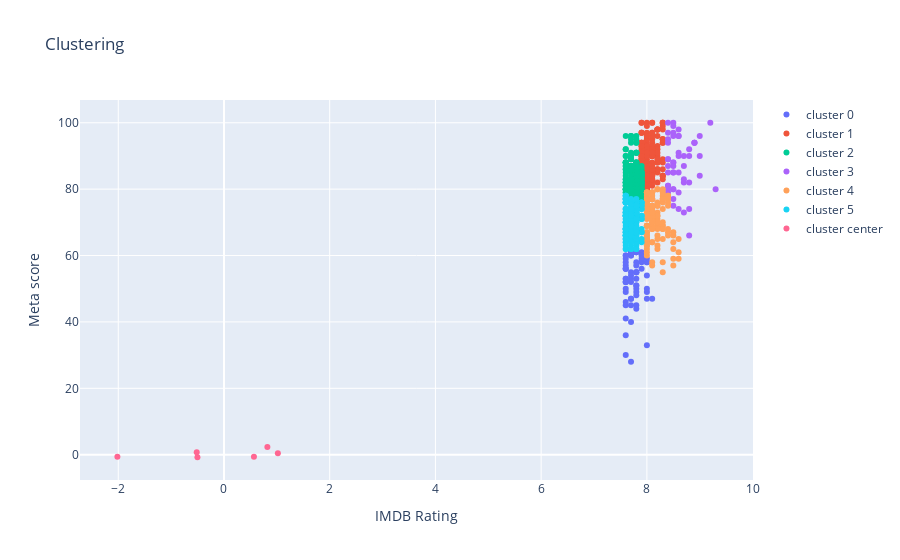

Notebook code cell kept with this figure:
### Code cell
plot_data = []
for clus in set(data_km['cluster']):
    df = data_km[data_km['cluster'] == clus]
    plot_data.append(go.Scatter(x= df['IMDB_Rating'], y= df['Meta_score'], 
                                # text=df["name"], 
                                name = 'cluster ' + str(clus), mode = 'markers'))

# Added the following for cluster centers
df_cc = pd.DataFrame(km.cluster_centers_)
plot_data.append(go.Scatter(x= df_cc[1], y= df_cc[0], 
                            # text=df["name"], 
                            name = 'cluster center', mode = 'markers'))

layout = go.Layout(xaxis = dict(title='IMDB Rating'), yaxis = dict(title= 'Meta score'), 
                   title = 'Clustering')
fig = go.Figure(data= plot_data, layout=layout)
plotly.offline.iplot(fig)

### Figure 1 — Plotly figure (JSON) as saved in the notebook; plotly's stock layout.template omitted (floating-point values rounded to 4 significant figures; data arrays with more than 128 entries replaced by an {"elided": "..."} marker saying what was removed)
{"data": [{"mode": "markers", "name": "cluster 0", "type": "scatter", "x": [8.1, 8, 8, 8, 8, 8, 8, 8, 8, 7.9, 7.9, 7.9, 7.9, 7.9, 7.8, 7.8, 7.8, 7.8, 7.8, 7.8, 7.8, 7.8, 7.8, 7.8, 7.8, 7.8, 7.8, 7.8, 7.8, 7.8, 7.7, 7.7, 7.7, 7.7, 7.7, 7.7, 7.7, 7.7, 7.7, 7.7, 7.7, 7.7, 7.7, 7.6, 7.6, 7.6, 7.6, 7.6, 7.6, 7.6, 7.6, 7.6, 7.6, 7.6, 7.6, 7.6, 7.6, 7.6, 7.6, 7.6, 7.6, 7.6, 7.6], "y": [47, 49, 50, 33, 54, 58, 47, 59, 58, 58, 56, 61, 59, 60, 55, 49, 51, 55, 58, 51, 53, 61, 48, 44, 61, 50, 55, 57, 45, 61, 60, 40, 45, 53, 61, 47, 55, 28, 60, 52, 47, 54, 61, 60, 57, 53, 36, 52, 56, 46, 45, 56, 30, 52, 53, 41, 49, 52, 58, 56, 60, 59, 50]}, {"mode": "markers", "name": "cluster 1", "type": "scatter", "x": {"elided": "144 float values"}, "y": {"elided": "144 int values"}}, {"mode": "markers", "name": "cluster 2", "type": "scatter", "x": {"elided": "158 float values"}, "y": {"elided": "158 int values"}}, {"mode": "markers", "name": "cluster 3", "type": "scatter", "x": [9.3, 9.2, 9, 9, 9, 8.9, 8.9, 8.9, 8.8, 8.8, 8.8, 8.8, 8.8, 8.7, 8.7, 8.7, 8.7, 8.7, 8.6, 8.6, 8.6, 8.6, 8.6, 8.6, 8.6, 8.6, 8.5, 8.5, 8.5, 8.5, 8.5, 8.5, 8.5, 8.5, 8.5, 8.5, 8.5, 8.5, 8.5, 8.4, 8.4, 8.4, 8.4, 8.4, 8.4, 8.4, 8.4, 8.4, 8.4, 8.4, 8.4], "y": [80, 100, 84, 90, 96, 94, 94, 94, 74, 66, 92, 82, 90, 87, 73, 90, 82, 83, 96, 74, 79, 96, 91, 85, 90, 98, 88, 85, 85, 77, 88, 75, 80, 87, 80, 97, 100, 96, 99, 79, 87, 81, 81, 95, 89, 80, 85, 94, 89, 97, 100]}, {"mode": "markers", "name": "cluster 4", "type": "scatter", "x": [8.6, 8.6, 8.6, 8.5, 8.5, 8.5, 8.5, 8.5, 8.5, 8.4, 8.4, 8.4, 8.4, 8.4, 8.4, 8.4, 8.4, 8.3, 8.3, 8.3, 8.3, 8.3, 8.3, 8.3, 8.3, 8.3, 8.3, 8.3, 8.3, 8.3, 8.3, 8.3, 8.3, 8.2, 8.2, 8.2, 8.2, 8.2, 8.2, 8.2, 8.2, 8.2, 8.2, 8.2, 8.2, 8.2, 8.2, 8.2, 8.2, 8.1, 8.1, 8.1, 8.1, 8.1, 8.1, 8.1, 8.1, 8.1, 8.1, 8.1, 8.1, 8.1, 8.1, 8.1, 8.1, 8.1, 8.1, 8.1, 8.1, 8.1, 8.1, 8.1, 8.1, 8.1, 8.1, 8.1, 8.1, 8.1, 8.1, 8.1, 8.1, 8.1, 8, 8, 8, 8, 8, 8, 8, 8, 8, 8, 8, 8, 8, 8, 8, 8, 8, 8, 8, 8, 8, 8, 8, 8, 8, 8, 8, 8, 8, 8, 8, 8, 8, 8, 8, 8, 8, 8, 8], "y": [61, 59, 65, 59, 57, 66, 67, 62, 64, 75, 78, 68, 78, 67, 77, 76, 66, 78, 77, 80, 69, 69, 55, 68, 70, 77, 68, 79, 76, 65, 58, 77, 74, 69, 80, 71, 63, 75, 68, 62, 70, 80, 72, 66, 76, 73, 65, 72, 75, 74, 77, 77, 79, 71, 74, 70, 72, 68, 75, 73, 79, 64, 69, 75, 79, 64, 58, 73, 71, 77, 77, 68, 79, 75, 78, 57, 77, 70, 77, 75, 72, 73, 69, 78, 66, 65, 71, 73, 76, 76, 67, 62, 65, 79, 69, 64, 64, 72, 74, 74, 69, 75, 63, 60, 77, 61, 74, 76, 72, 72, 72, 65, 77, 79, 79, 67, 66, 79, 63, 69, 65]}, {"mode": "markers", "name": "cluster 5", "type": "scatter", "x": {"elided": "177 float values"}, "y": {"elided": "177 int values"}}, {"mode": "markers", "name": "cluster center", "type": "scatter", "x": [-2.016, 1.019, 0.5669, 0.8211, -0.5156, -0.502], "y": [-0.6249, 0.4468, -0.6385, 2.342, 0.7588, -0.7647]}], "layout": {"autosize": true, "title": {"text": "Clustering"}, "xaxis": {"autorange": true, "range": [-2.705, 9.989], "title": {"text": "IMDB Rating"}, "type": "linear"}, "yaxis": {"autorange": true, "range": [-9.08, 108.3], "title": {"text": "Meta score"}, "type": "linear"}}}
